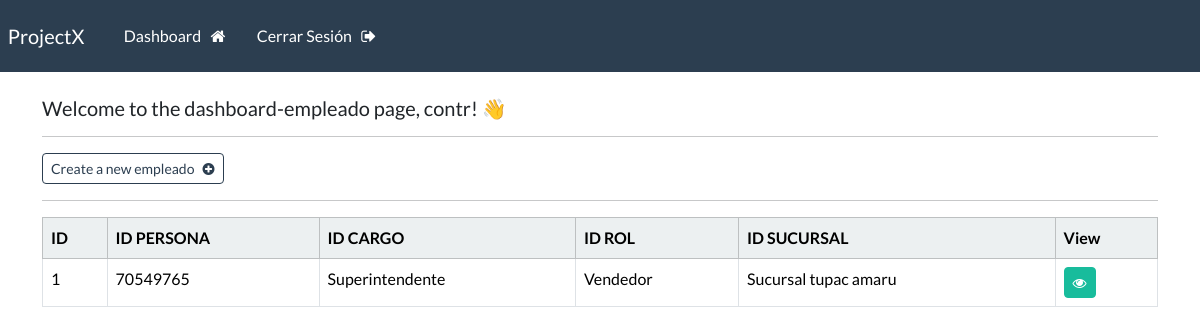
Page /dashboard-empleado (signed in) on the committed database.
### webapp/models.py (models this page shows, shortened)
class Empleado(models.Model):
    id_persona = models.ForeignKey(Persona, on_delete=models.CASCADE)
    id_cargo = models.ForeignKey(Cargo, on_delete=models.CASCADE)
    id_rol = models.ForeignKey(Rol, on_delete=models.CASCADE)
    id_sucursal = models.ForeignKey(Sucursal, on_delete=models.CASCADE)

class Persona(models.Model):
    id_tipodocumento = models.ForeignKey(TipoDocumento, on_delete=models.CASCADE)
    documento = models.CharField(max_length=15)
    def __str__(self):
        return self.documento

class Cargo(models.Model):
    denominacion = models.CharField(max_length=100)
    id_area = models.ForeignKey(Area, on_delete=models.CASCADE)
    def __str__(self):
        return self.denominacion

class Rol(models.Model):
    denominacion = models.CharField(max_length=100)
    def __str__(self):
        return self.denominacion

class Sucursal(models.Model):
    id_direccion = models.ForeignKey(Direccion, on_delete=models.CASCADE)
    descripcion = models.CharField(max_length=100)
    def __str__(self):
        return self.descripcion

### webapp/views.py (the view)
# urls.py: path('dashboard-empleado', views.dashboard_empleado, name="dashboard-empleado"),
@login_required(login_url='my-login')
def dashboard_empleado(request):
    empleados = Empleado.objects.all()
    context = {'empleados': empleados}
    return render(request, 'webapp/dashboard-empleado.html', context=context)

### webapp/templates/webapp/dashboard-empleado.html
{% extends 'webapp/base.html' %}
{% block content %}
    <h5> Welcome to the dashboard-empleado page, {{user}}! 👋</h5>
    <hr>
    <a class="btn btn-outline-primary btn-sm" href="{% url 'create-empleado' %}">
        Create a new empleado &nbsp; <i class="fa fa-plus-circle" aria-hidden="true"></i>
    </a>
    <hr>
        <table class="table table table-hover table-bordered">
            <thead class="table-light">
                <tr>
                    <th scope="col"> ID </th>
                    <th scope="col"> ID PERSONA </th>
                    <th scope="col"> ID CARGO </th>
                    <th scope="col"> ID ROL </th>
                    <th scope="col"> ID SUCURSAL </th>
                    <th scope="col"> View </th>
                </tr>
            </thead>
            <tbody>
            {% if empleados %}
                {% for empleado in empleados %}
            <tr>
                <td> {{empleado.id}} </td>
                <td> {{empleado.id_persona}} </td>
                <td> {{empleado.id_cargo}}</td>
                <td> {{empleado.id_rol}}</td>
                <td> {{empleado.id_sucursal}}</td>
                <td> <a class="btn btn-success btn-sm" href="{% url 'empleado' empleado.id %}"> <i class="fa fa-eye" aria-hidden="true"></i> </a></td>
            </tr>
            {% endfor %}
        {% endif %}
        </tbody>
    </table>
{% endblock %}

### rows in the picture
Empleado: id "1", id_persona "70549765", id_cargo "Superintendente", id_rol "Vendedor", id_sucursal "Sucursal tupac amaru"

### other values in the picture
{{ user }} "contr"
